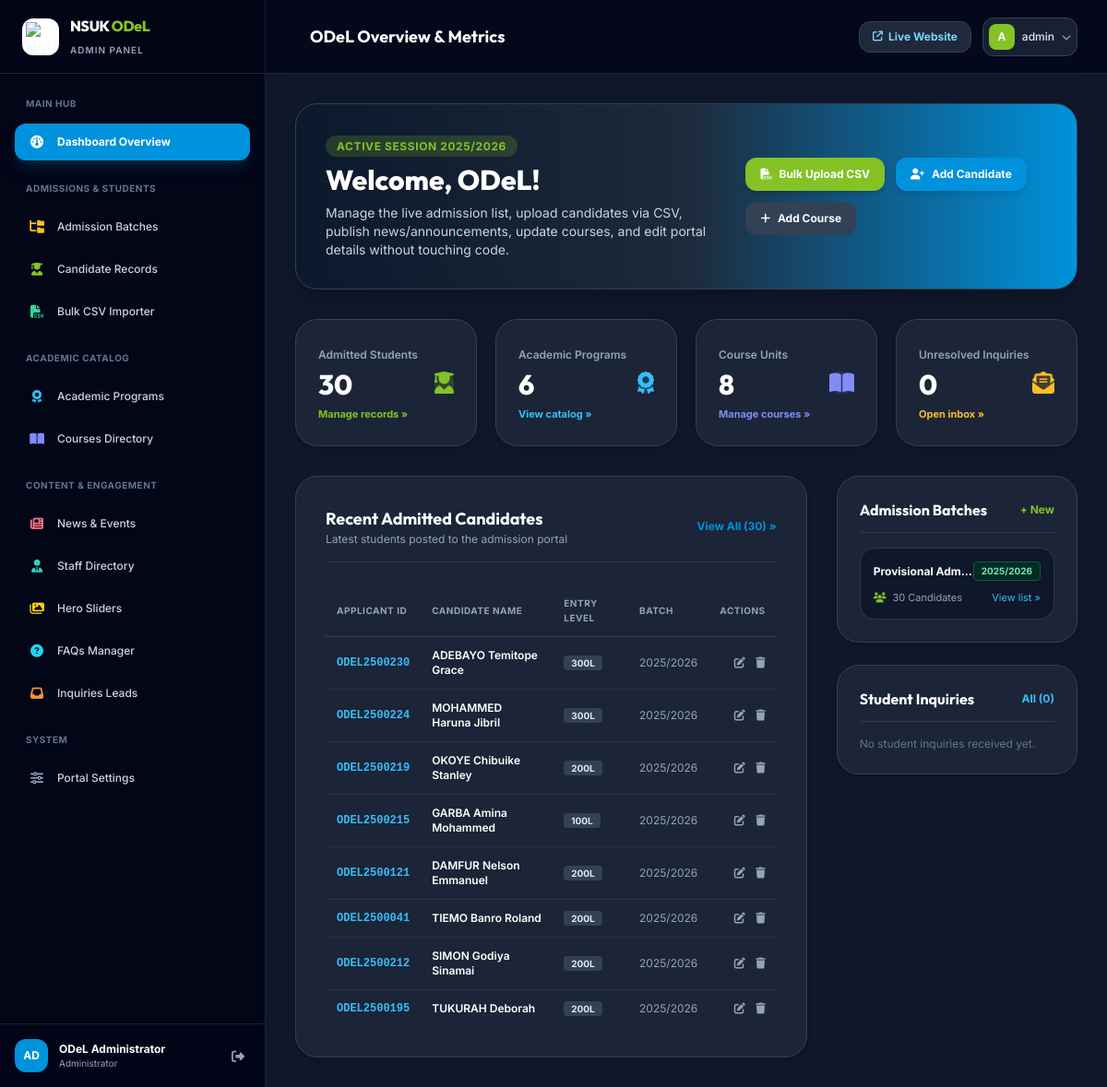
Page /dashboard/ (signed in) on the earlier database version.
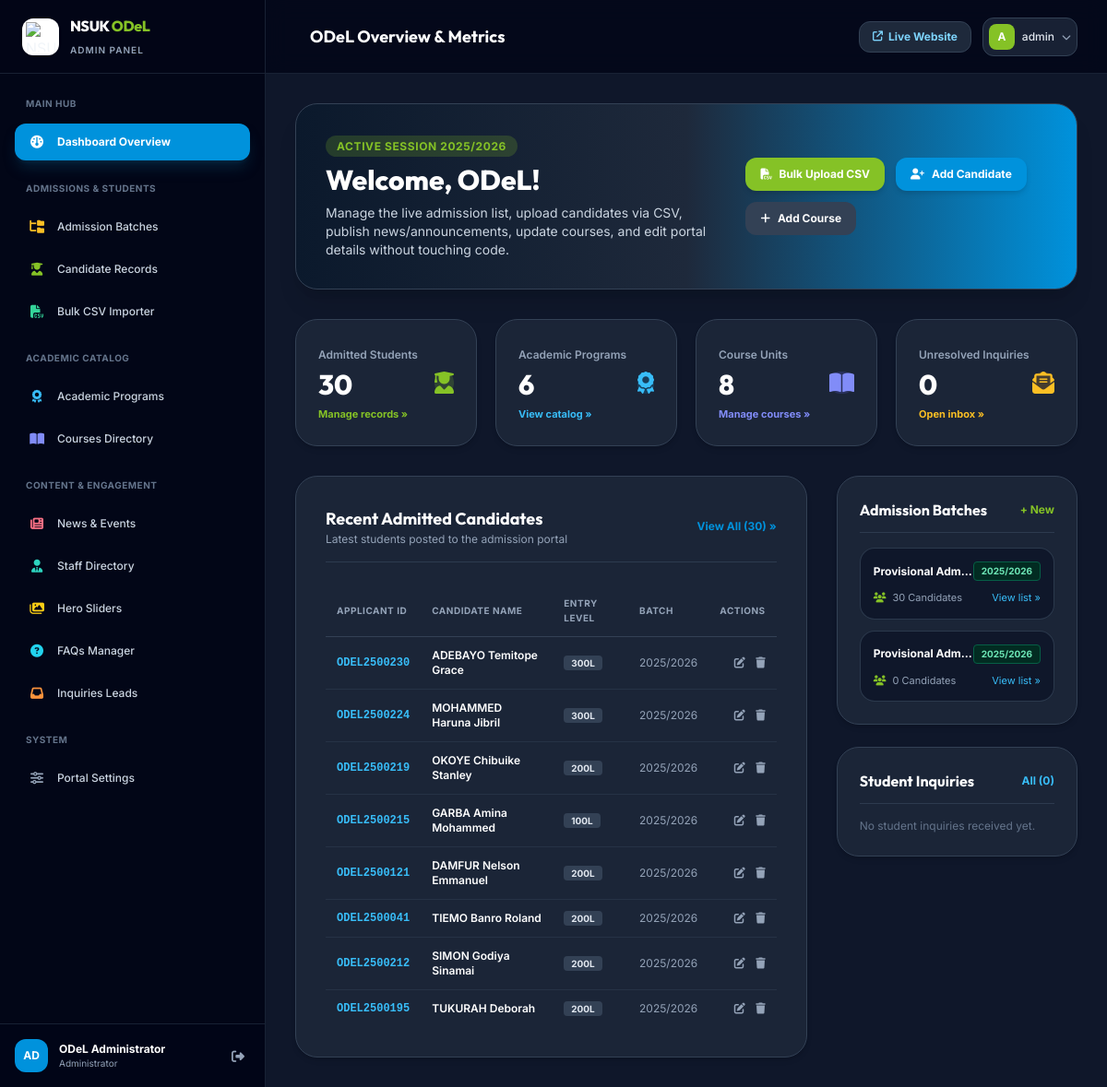
Same page on the later database version.
### core/models.py (models this page shows, shortened)
class AdmissionCandidate(models.Model):
    GENDER_CHOICES = [
        ('Male', 'Male'),
        ('Female', 'Female'),
        ('Other', 'Other'),
    ]
    STATUS_CHOICES = [
        ('Admitted', 'Admitted'),
        ('Verified', 'Verified & Cleared'),
        ('Pending', 'Pending Documentation'),
    ]
    batch = models.ForeignKey(AdmissionBatch, on_delete=models.CASCADE, related_name='candidates')
    serial_number = models.PositiveIntegerField(default=1)
    candidate_name = models.CharField(max_length=255)
    applicant_id = models.CharField(max_length=50, unique=True, help_text="e.g. ODEL2500008")
    program = models.CharField(max_length=255, default="B.Sc Public Administration (ODEL)")
    level_of_entry = models.CharField(max_length=20, default="100", help_text="100, 200, or 300")
    gender = models.CharField(max_length=10, choices=GENDER_CHOICES, default='Male')
    state_of_origin = models.CharField(max_length=100, blank=True)
    status = models.CharField(max_length=30, choices=STATUS_CHOICES, default='Admitted')
    created_at = models.DateTimeField(auto_now_add=True)
    class Meta:
        ordering = ['batch', 'serial_number', 'candidate_name']
        verbose_name = "Admission Candidate"
        verbose_name_plural = "Admission Candidates"

class AdmissionBatch(models.Model):
    title = models.CharField(max_length=255, default="Provisional Admission First List")
    academic_session = models.CharField(max_length=50, default="2025/2026", help_text="e.g. 2025/2026")
    publication_date = models.DateField(auto_now_add=True)
    is_active = models.BooleanField(default=True, help_text="Active lists are displayed on the public portal")
    description = models.TextField(blank=True, default="Candidates offered provisional admission into the NSUK ODeL degree program.")
    class Meta:
        ordering = ['-publication_date', '-id']
        verbose_name = "Admission Batch"
        verbose_name_plural = "Admission Batches"

### dashboard/views.py (the view)
# urls.py: path('', views.dashboard_home, name='dashboard_home'),
@login_required
def dashboard_home(request):
    total_candidates = AdmissionCandidate.objects.count()
    total_programs = Program.objects.count()
    total_courses = Course.objects.count()
    total_staff = StaffMember.objects.count()
    total_news = NewsEvent.objects.count()
    total_faqs = FAQ.objects.count()
    total_inquiries = InquiryMessage.objects.count()
    pending_inquiries = InquiryMessage.objects.filter(is_resolved=False).count()
    recent_candidates = AdmissionCandidate.objects.select_related('batch').order_by('-created_at')[:8]
    recent_inquiries = InquiryMessage.objects.order_by('-created_at')[:5]
    batches = AdmissionBatch.objects.annotate(candidate_count=Count('candidates'))
    context = {
        'total_candidates': total_candidates,
        'total_programs': total_programs,
        'total_courses': total_courses,
        'total_staff': total_staff,
        'total_news': total_news,
        'total_faqs': total_faqs,
        'total_inquiries': total_inquiries,
        'pending_inquiries': pending_inquiries,
        'recent_candidates': recent_candidates,
        'recent_inquiries': recent_inquiries,
        'batches': batches,
    }
    return render(request, 'dashboard/index.html', context)

### core/context_processors.py (called while the page is built)
def site_context(request):
    settings = SiteSetting.get_settings()
    active_programs = Program.objects.filter(is_active=True)[:6]
    latest_batch = AdmissionBatch.objects.filter(is_active=True).first()
    unread_inquiries_count = InquiryMessage.objects.filter(is_resolved=False).count()
    recent_announcements = NewsEvent.objects.filter(is_active=True)[:3]
    return {
        'site_settings': settings,
        'global_programs': active_programs,
        'global_latest_batch': latest_batch,
        'unread_inquiries_count': unread_inquiries_count,
        'global_announcements': recent_announcements,
    }

### core/models.py (called while the page is built)
    @classmethod
    def get_settings(cls):
        setting, created = cls.objects.get_or_create(pk=1)
        return setting

### templates/dashboard/index.html (shortened to what the changed rows need)
{% extends 'dashboard/base.html' %}
{% block header_title %}ODeL Overview & Metrics{% endblock %}
{% block content %}
<div class="space-y-8 max-w-7xl mx-auto">
    <div class="rounded-3xl bg-gradient-to-r from-brand-navy via-slate-800 to-brand-blue p-6 sm:p-8 text-white shadow-xl border border-slate-700 flex flex-col md:flex-row items-center justify-between gap-6">
        <div class="space-y-2 text-center md:text-left">
            <h2 class="font-heading font-extrabold text-2xl sm:text-3xl text-white">
                Welcome, {{ request.user.first_name|default:request.user.username }}!
            </h2>
        </div>
    </div>
    <div class="grid grid-cols-1 lg:grid-cols-12 gap-8">
        <div class="lg:col-span-8 bg-slate-800/80 rounded-3xl p-6 sm:p-8 border border-slate-700 shadow-md space-y-6">
            <div class="overflow-x-auto">
                <table class="w-full text-left text-xs text-slate-300">
                    <thead class="text-slate-400 uppercase tracking-wider text-[10px] border-b border-slate-700">
                        <tr>
                            <th class="py-3 px-3">Applicant ID</th>
                            <th class="py-3 px-3">Candidate Name</th>
                            <th class="py-3 px-3">Entry Level</th>
                            <th class="py-3 px-3">Batch</th>
                            <th class="py-3 px-3 text-right">Actions</th>
                        </tr>
                    </thead>
                    <tbody class="divide-y divide-slate-700/50">
                        {% for c in recent_candidates %}
                        <tr class="hover:bg-slate-700/30">
                            <td class="py-3 px-3 font-mono font-bold text-sky-400">{{ c.applicant_id }}</td>
                            <td class="py-3 px-3 font-semibold text-white">{{ c.candidate_name }}</td>
                            <td class="py-3 px-3">
                                <span class="px-2 py-0.5 rounded bg-slate-700 text-slate-200 text-[10px] font-bold">{{ c.level_of_entry }}L</span>
                            </td>
                            <td class="py-3 px-3 text-slate-400">{{ c.batch.academic_session }}</td>
                            <td class="py-3 px-3 text-right space-x-2">
                                <a href="{% url 'dashboard_candidate_edit' pk=c.pk %}" class="text-slate-400 hover:text-sky-400"><i class="fa-solid fa-pen-to-square"></i></a>
                                <a href="{% url 'dashboard_candidate_delete' pk=c.pk %}" class="text-slate-400 hover:text-rose-400"><i class="fa-solid fa-trash"></i></a>
                            </td>
                        </tr>
                        {% empty %}
                        <tr>
                            <td colspan="5" class="py-8 text-center text-slate-500">No candidates recorded yet.</td>
                        </tr>
                        {% endfor %}
                    </tbody>
                </table>
            </div>
        </div>
        <div class="lg:col-span-4 space-y-6">
            <div class="bg-slate-800/80 rounded-3xl p-6 border border-slate-700 shadow-md space-y-4">
                <div class="space-y-3">
                    {% for batch in batches %}
                    <div class="p-3.5 rounded-2xl bg-slate-900 border border-slate-700/80 space-y-1.5">
                        <div class="flex items-center justify-between">
                            <span class="font-bold text-xs text-white truncate max-w-[180px]">{{ batch.title }}</span>
                            <span class="px-2 py-0.5 rounded text-[10px] font-bold {% if batch.is_active %}bg-emerald-950 text-emerald-300 border border-emerald-800{% else %}bg-slate-800 text-slate-400{% endif %}">
                                {{ batch.academic_session }}
                            </span>
                        </div>
                        <div class="flex items-center justify-between text-[11px] text-slate-400 pt-1">
                            <span><i class="fa-solid fa-users text-brand-green mr-1"></i> {{ batch.candidate_count }} Candidates</span>
                            <a href="{% url 'dashboard_candidates' %}?batch={{ batch.id }}" class="text-sky-400 hover:underline">View list &raquo;</a>
                        </div>
                    </div>
                    {% empty %}
                    <p class="text-xs text-slate-500">No admission batches configured.</p>
                    {% endfor %}
                </div>
            </div>
        </div>
    </div>
</div>
{% endblock %}

Differences in the rows shown:
added AdmissionBatch: title "Provisional Adm…", academic_session "2025/2026", candidate_count "0"
